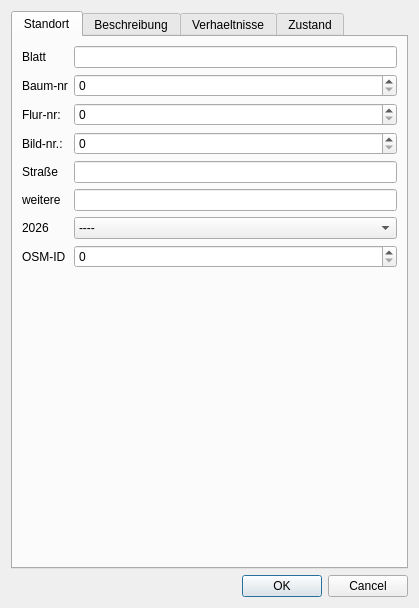
<?xml version="1.0" encoding="UTF-8"?>
<ui version="4.0">
 <class>TreeDialog</class>
 <widget class="QDialog" name="TreeDialog">
  <property name="geometry">
   <rect>
    <x>0</x>
    <y>0</y>
    <width>400</width>
    <height>608</height>
   </rect>
  </property>
  <property name="windowTitle">
   <string>Tree</string>
  </property>
  <layout class="QGridLayout" name="gridLayout">
   <item row="3" column="0">
    <widget class="QDialogButtonBox" name="buttonBox">
     <property name="orientation">
      <enum>Qt::Orientation::Horizontal</enum>
     </property>
     <property name="standardButtons">
      <set>QDialogButtonBox::StandardButton::Cancel|QDialogButtonBox::StandardButton::Ok</set>
     </property>
    </widget>
   </item>
   <item row="2" column="0">
    <widget class="QTabWidget" name="Baum">
     <property name="currentIndex">
      <number>0</number>
     </property>
     <widget class="QWidget" name="pos">
      <attribute name="title">
       <string>Standort</string>
      </attribute>
      <layout class="QGridLayout" name="gridLayout_3">
       <item row="3" column="1">
        <widget class="QLabel" name="label_6">
         <property name="text">
          <string>Bild-nr.:</string>
         </property>
        </widget>
       </item>
       <item row="4" column="1">
        <widget class="QLabel" name="label_8">
         <property name="text">
          <string>Straße</string>
         </property>
        </widget>
       </item>
       <item row="4" column="3">
        <widget class="QLineEdit" name="road"/>
       </item>
       <item row="0" column="1">
        <widget class="QLabel" name="label">
         <property name="text">
          <string>Blatt</string>
         </property>
        </widget>
       </item>
       <item row="3" column="3">
        <widget class="QSpinBox" name="picNr"/>
       </item>
       <item row="5" column="1">
        <widget class="QLabel" name="label_15">
         <property name="text">
          <string>weitere</string>
         </property>
        </widget>
       </item>
       <item row="1" column="1">
        <widget class="QLabel" name="label_2">
         <property name="text">
          <string>Baum-nr</string>
         </property>
        </widget>
       </item>
       <item row="7" column="1">
        <widget class="QLabel" name="label_24">
         <property name="text">
          <string>2026</string>
         </property>
        </widget>
       </item>
       <item row="7" column="3">
        <widget class="QComboBox" name="comboBox">
         <item>
          <property name="text">
           <string>----</string>
          </property>
         </item>
         <item>
          <property name="text">
           <string>gefunden</string>
          </property>
         </item>
         <item>
          <property name="text">
           <string>gefällt</string>
          </property>
         </item>
         <item>
          <property name="text">
           <string>unsicher</string>
          </property>
         </item>
        </widget>
       </item>
       <item row="1" column="3">
        <widget class="QSpinBox" name="treeNr"/>
       </item>
       <item row="2" column="3">
        <widget class="QSpinBox" name="flurNr"/>
       </item>
       <item row="0" column="3">
        <widget class="QLineEdit" name="map"/>
       </item>
       <item row="5" column="3">
        <widget class="QLineEdit" name="etc"/>
       </item>
       <item row="9" column="1">
        <spacer name="verticalSpacer_3">
         <property name="orientation">
          <enum>Qt::Orientation::Vertical</enum>
         </property>
         <property name="sizeHint" stdset="0">
          <size>
           <width>20</width>
           <height>40</height>
          </size>
         </property>
        </spacer>
       </item>
       <item row="2" column="1">
        <widget class="QLabel" name="label_7">
         <property name="text">
          <string>Flur-nr:</string>
         </property>
        </widget>
       </item>
       <item row="8" column="1">
        <widget class="QLabel" name="label_25">
         <property name="text">
          <string>OSM-ID</string>
         </property>
        </widget>
       </item>
       <item row="8" column="3">
        <widget class="QSpinBox" name="spinBox">
         <property name="maximum">
          <number>999999999</number>
         </property>
        </widget>
       </item>
      </layout>
     </widget>
     <widget class="QWidget" name="des">
      <attribute name="title">
       <string>Beschreibung</string>
      </attribute>
      <layout class="QGridLayout" name="gridLayout_2">
       <item row="6" column="0">
        <widget class="QLabel" name="label_16">
         <property name="text">
          <string>Alter</string>
         </property>
        </widget>
       </item>
       <item row="8" column="0">
        <widget class="QLabel" name="label_22">
         <property name="text">
          <string>Anzahl der Stämme:</string>
         </property>
        </widget>
       </item>
       <item row="0" column="0">
        <widget class="QLabel" name="label_3">
         <property name="text">
          <string>Baumart</string>
         </property>
        </widget>
       </item>
       <item row="0" column="1">
        <widget class="QLineEdit" name="treeName"/>
       </item>
       <item row="1" column="0">
        <widget class="QLabel" name="label_5">
         <property name="text">
          <string>Höhe:</string>
         </property>
        </widget>
       </item>
       <item row="1" column="1">
        <widget class="QComboBox" name="hSelect">
         <item>
          <property name="text">
           <string>----</string>
          </property>
         </item>
         <item>
          <property name="text">
           <string>bis 10m</string>
          </property>
         </item>
         <item>
          <property name="text">
           <string>15m</string>
          </property>
         </item>
         <item>
          <property name="text">
           <string>20m</string>
          </property>
         </item>
         <item>
          <property name="text">
           <string>über 20m</string>
          </property>
         </item>
        </widget>
       </item>
       <item row="6" column="1">
        <widget class="QSpinBox" name="age"/>
       </item>
       <item row="3" column="1">
        <widget class="QCheckBox" name="single">
         <property name="text">
          <string>Einzelbaum</string>
         </property>
        </widget>
       </item>
       <item row="11" column="0">
        <spacer name="verticalSpacer">
         <property name="orientation">
          <enum>Qt::Orientation::Vertical</enum>
         </property>
         <property name="sizeHint" stdset="0">
          <size>
           <width>20</width>
           <height>40</height>
          </size>
         </property>
        </spacer>
       </item>
       <item row="9" column="0">
        <widget class="QLabel" name="label_23">
         <property name="text">
          <string>Kronenduchmesser (mi/max)</string>
         </property>
        </widget>
       </item>
       <item row="8" column="1">
        <widget class="QSpinBox" name="spinBox_6">
         <property name="minimum">
          <number>1</number>
         </property>
        </widget>
       </item>
       <item row="7" column="0">
        <widget class="QLabel" name="label_21">
         <property name="text">
          <string>Brusthöhenduchmesser (1.30m)</string>
         </property>
        </widget>
       </item>
       <item row="7" column="1">
        <widget class="QSpinBox" name="spinBox_5"/>
       </item>
       <item row="0" column="2">
        <widget class="QComboBox" name="treeSelect">
         <item>
          <property name="text">
           <string>----</string>
          </property>
         </item>
         <item>
          <property name="text">
           <string>Bergahorn</string>
          </property>
         </item>
         <item>
          <property name="text">
           <string>Birke</string>
          </property>
         </item>
         <item>
          <property name="text">
           <string>Buche</string>
          </property>
         </item>
         <item>
          <property name="text">
           <string>Eiche</string>
          </property>
         </item>
         <item>
          <property name="text">
           <string>Esche</string>
          </property>
         </item>
         <item>
          <property name="text">
           <string>Kastaie</string>
          </property>
         </item>
         <item>
          <property name="text">
           <string>Robiie</string>
          </property>
         </item>
         <item>
          <property name="text">
           <string>Spitzahorn</string>
          </property>
         </item>
         <item>
          <property name="text">
           <string>Sommerlinde</string>
          </property>
         </item>
         <item>
          <property name="text">
           <string>Winterlinde</string>
          </property>
         </item>
        </widget>
       </item>
       <item row="9" column="1">
        <widget class="QSpinBox" name="spinBox_7"/>
       </item>
       <item row="9" column="2">
        <widget class="QSpinBox" name="spinBox_8"/>
       </item>
      </layout>
     </widget>
     <widget class="QWidget" name="tab">
      <attribute name="title">
       <string>Verhaeltnisse</string>
      </attribute>
      <layout class="QGridLayout" name="gridLayout_5">
       <item row="2" column="1">
        <widget class="QCheckBox" name="build">
         <property name="text">
          <string>Gebäude/Keller</string>
         </property>
        </widget>
       </item>
       <item row="1" column="0">
        <widget class="QCheckBox" name="free">
         <property name="text">
          <string>frei</string>
         </property>
        </widget>
       </item>
       <item row="0" column="0">
        <widget class="QLabel" name="label_17">
         <property name="text">
          <string>Wurzelraum</string>
         </property>
        </widget>
       </item>
       <item row="1" column="1">
        <widget class="QCheckBox" name="road_2">
         <property name="text">
          <string>Straße</string>
         </property>
        </widget>
       </item>
       <item row="6" column="0">
        <widget class="QCheckBox" name="checkBox_28">
         <property name="text">
          <string>Wiesen</string>
         </property>
        </widget>
       </item>
       <item row="3" column="0">
        <widget class="QCheckBox" name="ueber">
         <property name="text">
          <string>überfüllt</string>
         </property>
        </widget>
       </item>
       <item row="7" column="0">
        <widget class="QCheckBox" name="checkBox_30">
         <property name="text">
          <string>Sträucher</string>
         </property>
        </widget>
       </item>
       <item row="2" column="0">
        <widget class="QCheckBox" name="ver">
         <property name="text">
          <string>verdichtet</string>
         </property>
        </widget>
       </item>
       <item row="3" column="1">
        <widget class="QCheckBox" name="other">
         <property name="text">
          <string>Nachbargehgehölz</string>
         </property>
        </widget>
       </item>
       <item row="4" column="0">
        <widget class="QCheckBox" name="belag">
         <property name="text">
          <string>Belag</string>
         </property>
        </widget>
       </item>
       <item row="5" column="0">
        <widget class="QLabel" name="label_18">
         <property name="text">
          <string>Beflanzung</string>
         </property>
        </widget>
       </item>
       <item row="6" column="1">
        <widget class="QCheckBox" name="checkBox_29">
         <property name="text">
          <string>Stauden</string>
         </property>
        </widget>
       </item>
       <item row="8" column="0">
        <widget class="QLabel" name="label_19">
         <property name="text">
          <string>     sostiges:</string>
         </property>
        </widget>
       </item>
       <item row="4" column="1">
        <widget class="QCheckBox" name="boden">
         <property name="text">
          <string>Bodennbearbeitug</string>
         </property>
        </widget>
       </item>
       <item row="9" column="0">
        <spacer name="verticalSpacer_2">
         <property name="orientation">
          <enum>Qt::Orientation::Vertical</enum>
         </property>
         <property name="sizeHint" stdset="0">
          <size>
           <width>20</width>
           <height>40</height>
          </size>
         </property>
        </spacer>
       </item>
       <item row="8" column="1">
        <widget class="QLineEdit" name="lineEdit_9"/>
       </item>
      </layout>
     </widget>
     <widget class="QWidget" name="tab_2">
      <attribute name="title">
       <string>Zustand</string>
      </attribute>
      <layout class="QGridLayout" name="gridLayout_4">
       <item row="22" column="0">
        <widget class="QLabel" name="label_9">
         <property name="text">
          <string>Eindruck</string>
         </property>
        </widget>
       </item>
       <item row="6" column="0">
        <widget class="QLabel" name="label_11">
         <property name="text">
          <string>Stamm</string>
         </property>
        </widget>
       </item>
       <item row="19" column="1">
        <widget class="QLineEdit" name="lineEdit_7"/>
       </item>
       <item row="9" column="1">
        <widget class="QCheckBox" name="checkBox_12">
         <property name="text">
          <string>Sammbruch</string>
         </property>
        </widget>
       </item>
       <item row="10" column="1">
        <widget class="QCheckBox" name="checkBox_13">
         <property name="text">
          <string>bearbeitet</string>
         </property>
        </widget>
       </item>
       <item row="18" column="0">
        <widget class="QCheckBox" name="checkBox_31">
         <property name="text">
          <string>Mispelbefall</string>
         </property>
        </widget>
       </item>
       <item row="12" column="1">
        <widget class="QLineEdit" name="lineEdit_6"/>
       </item>
       <item row="2" column="0">
        <widget class="QCheckBox" name="checkBox_2">
         <property name="text">
          <string>verletzt</string>
         </property>
        </widget>
       </item>
       <item row="7" column="0">
        <widget class="QCheckBox" name="checkBox_6">
         <property name="text">
          <string>Ridenschaden</string>
         </property>
        </widget>
       </item>
       <item row="4" column="0">
        <widget class="QCheckBox" name="checkBox_4">
         <property name="text">
          <string>freiliegend</string>
         </property>
        </widget>
       </item>
       <item row="8" column="1">
        <widget class="QCheckBox" name="checkBox_9">
         <property name="text">
          <string>Frostriss</string>
         </property>
        </widget>
       </item>
       <item row="17" column="1">
        <widget class="QCheckBox" name="checkBox_19">
         <property name="text">
          <string>vorzeitiger Färbung</string>
         </property>
        </widget>
       </item>
       <item row="16" column="1">
        <widget class="QCheckBox" name="checkBox_16">
         <property name="text">
          <string>Kronrnnverlichtung</string>
         </property>
        </widget>
       </item>
       <item row="20" column="0">
        <widget class="QLabel" name="label_14">
         <property name="text">
          <string>     sostiges:</string>
         </property>
        </widget>
       </item>
       <item row="0" column="0">
        <widget class="QLabel" name="label_10">
         <property name="text">
          <string>Wurzel</string>
         </property>
        </widget>
       </item>
       <item row="9" column="0">
        <widget class="QCheckBox" name="checkBox_10">
         <property name="text">
          <string>Höhlung</string>
         </property>
        </widget>
       </item>
       <item row="2" column="1">
        <widget class="QCheckBox" name="checkBox_3">
         <property name="text">
          <string>Fäulnis</string>
         </property>
        </widget>
       </item>
       <item row="22" column="1">
        <widget class="QComboBox" name="comboBox_4">
         <item>
          <property name="text">
           <string>----</string>
          </property>
         </item>
         <item>
          <property name="text">
           <string>gut</string>
          </property>
         </item>
         <item>
          <property name="text">
           <string>mittel</string>
          </property>
         </item>
         <item>
          <property name="text">
           <string>schlecht</string>
          </property>
         </item>
         <item>
          <property name="text">
           <string>absterbend</string>
          </property>
         </item>
        </widget>
       </item>
       <item row="4" column="1">
        <widget class="QCheckBox" name="checkBox_5">
         <property name="text">
          <string>Halsschadenn</string>
         </property>
        </widget>
       </item>
       <item row="17" column="0">
        <widget class="QCheckBox" name="checkBox_18">
         <property name="text">
          <string>vorzeitiger Laubfall</string>
         </property>
        </widget>
       </item>
       <item row="7" column="1">
        <widget class="QCheckBox" name="checkBox_7">
         <property name="text">
          <string>Ausbruch</string>
         </property>
        </widget>
       </item>
       <item row="15" column="0">
        <widget class="QCheckBox" name="checkBox_14">
         <property name="text">
          <string>vollausgebidet</string>
         </property>
        </widget>
       </item>
       <item row="16" column="0">
        <widget class="QCheckBox" name="checkBox_17">
         <property name="text">
          <string>Wipfeldürre</string>
         </property>
        </widget>
       </item>
       <item row="20" column="1">
        <widget class="QLineEdit" name="lineEdit_8"/>
       </item>
       <item row="10" column="0">
        <widget class="QCheckBox" name="checkBox_11">
         <property name="text">
          <string>Gabelung</string>
         </property>
        </widget>
       </item>
       <item row="5" column="0">
        <widget class="QLabel" name="label_12">
         <property name="text">
          <string>     sostiges:</string>
         </property>
        </widget>
       </item>
       <item row="19" column="0">
        <widget class="QLabel" name="label_20">
         <property name="text">
          <string>     einngeschränkt durch </string>
         </property>
        </widget>
       </item>
       <item row="8" column="0">
        <widget class="QCheckBox" name="checkBox_8">
         <property name="text">
          <string>Faulstelle</string>
         </property>
        </widget>
       </item>
       <item row="14" column="0">
        <widget class="QLabel" name="label_4">
         <property name="text">
          <string>Krone</string>
         </property>
        </widget>
       </item>
       <item row="5" column="1">
        <widget class="QLineEdit" name="lineEdit_5"/>
       </item>
       <item row="15" column="1">
        <widget class="QCheckBox" name="checkBox_15">
         <property name="text">
          <string>tote äste</string>
         </property>
        </widget>
       </item>
       <item row="12" column="0">
        <widget class="QLabel" name="label_13">
         <property name="text">
          <string>     sostiges:</string>
         </property>
        </widget>
       </item>
      </layout>
     </widget>
    </widget>
   </item>
  </layout>
 </widget>
 <resources/>
 <connections>
  <connection>
   <sender>buttonBox</sender>
   <signal>accepted()</signal>
   <receiver>TreeDialog</receiver>
   <slot>accept()</slot>
   <hints>
    <hint type="sourcelabel">
     <x>248</x>
     <y>254</y>
    </hint>
    <hint type="destinationlabel">
     <x>157</x>
     <y>274</y>
    </hint>
   </hints>
  </connection>
  <connection>
   <sender>buttonBox</sender>
   <signal>rejected()</signal>
   <receiver>TreeDialog</receiver>
   <slot>reject()</slot>
   <hints>
    <hint type="sourcelabel">
     <x>316</x>
     <y>260</y>
    </hint>
    <hint type="destinationlabel">
     <x>286</x>
     <y>274</y>
    </hint>
   </hints>
  </connection>
 </connections>
</ui>
